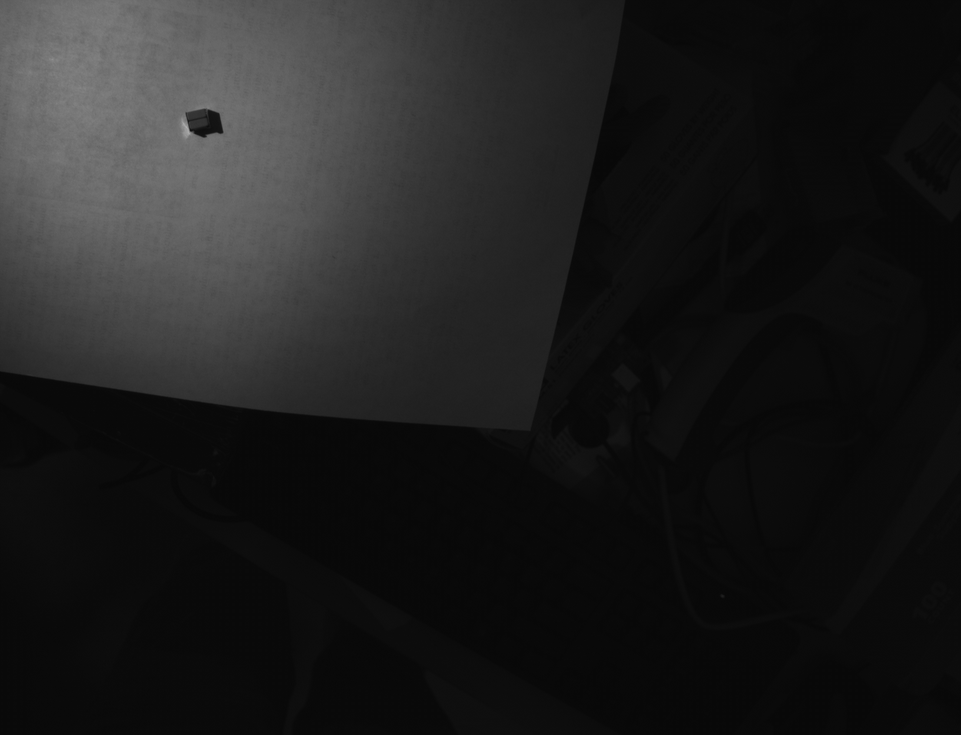
#> input picture images/snappedImage4.bmp, 961 x 735 px, shrunk from 1632 x 1248 before the run
$ python threshold-filter.py
#> lines starting #> are read from the running program, lines starting #| are printed output that depends on the picture; after the words box and inside, x2 and y2 are one past the last pixel; in counts of white or black regions, pixels touching at a corner belong together
import glob

import imageio.v3 as iio
#pip install imageio
import ipympl
#pip install ipympl
import matplotlib
import matplotlib.pyplot as plt
#pip install matplotlib
import numpy as np
#pip install numpy
import skimage as ski
#pip install scikit-image

## Make WSL work
matplotlib.use("Agg")

print("Loading the image")
shapes01 = iio.imread(uri="./images/snappedImage4.bmp")
#> shapes01 is the input picture: shape (735, 961); min 8, max 176, mean 30.1
print(shapes01.shape) #already black and white, no need to make gray
#| (735, 961)
fig, ax = plt.subplots()
plt.imshow(shapes01)
# plt.imsave("loadedimage.jpg", shapes01)
# should just be gray, no difference

print("making grayscale")
# gray_shapes = ski.color.rgb2gray(shapes01)
blurred_shapes = ski.filters.gaussian(shapes01, sigma=1.0)
fig, ax = plt.subplots()
plt.imshow(blurred_shapes, cmap="gray")
plt.imsave("./out/blurredimage.jpg", blurred_shapes, cmap="gray")
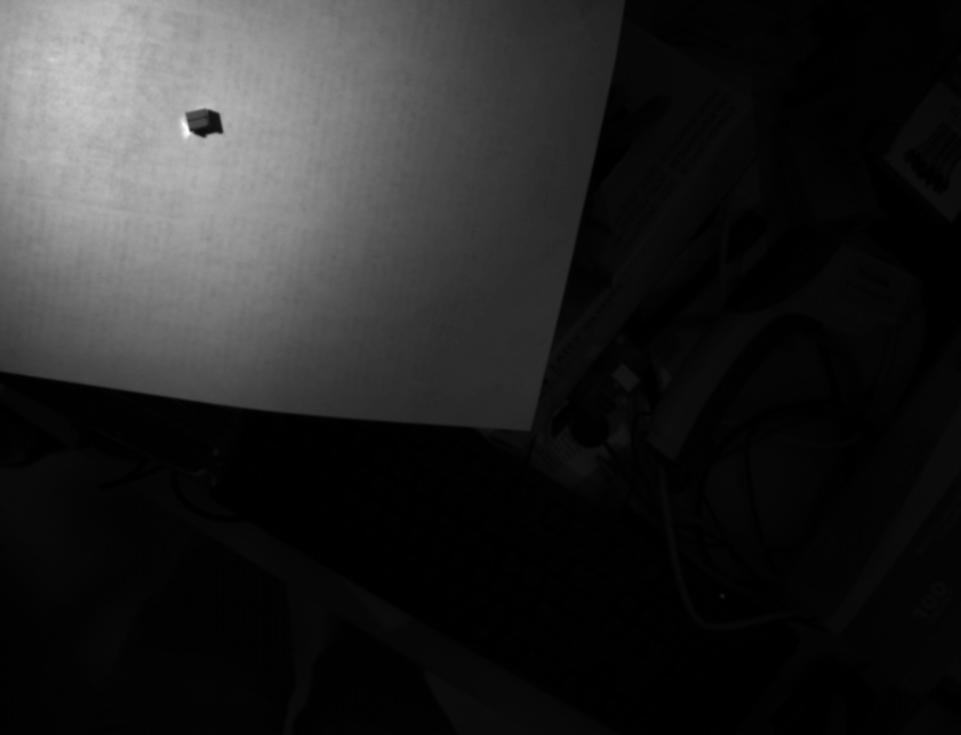
#> saved as blurredimage.jpg: shape (735, 961, 3); min 0, max 255, mean 36.8

print("making histogram")
histogram, bin_edges = np.histogram(blurred_shapes, bins=256, range=(0.0, 1.0))
#> histogram = 256 values, max 120297 at index 9, min 0 at index 0, mean 2759.1; bin_edges = 257 values from 0 to 1

fig,ax = plt.subplots()
plt.plot(bin_edges[0:-1], histogram)
plt.title("Grayscale Histogram")
plt.xlabel("grayscale value")
plt.xlabel("pixels")
plt.xlim(0, 1.0)
# plt.show()
plt.savefig("./out/histogram.jpg")
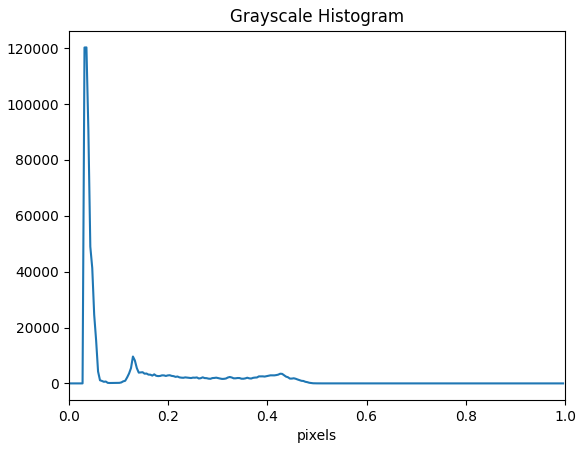
#> figure drawn by matplotlib, 1 panel; curve peaks at x = 0.0352, y = 120297

print("making masked image")
threshold = .3
#.1 too low, need to include more
#.2 a bit too low
#.3 shows the part, background weak tho
binary_mask = blurred_shapes < threshold
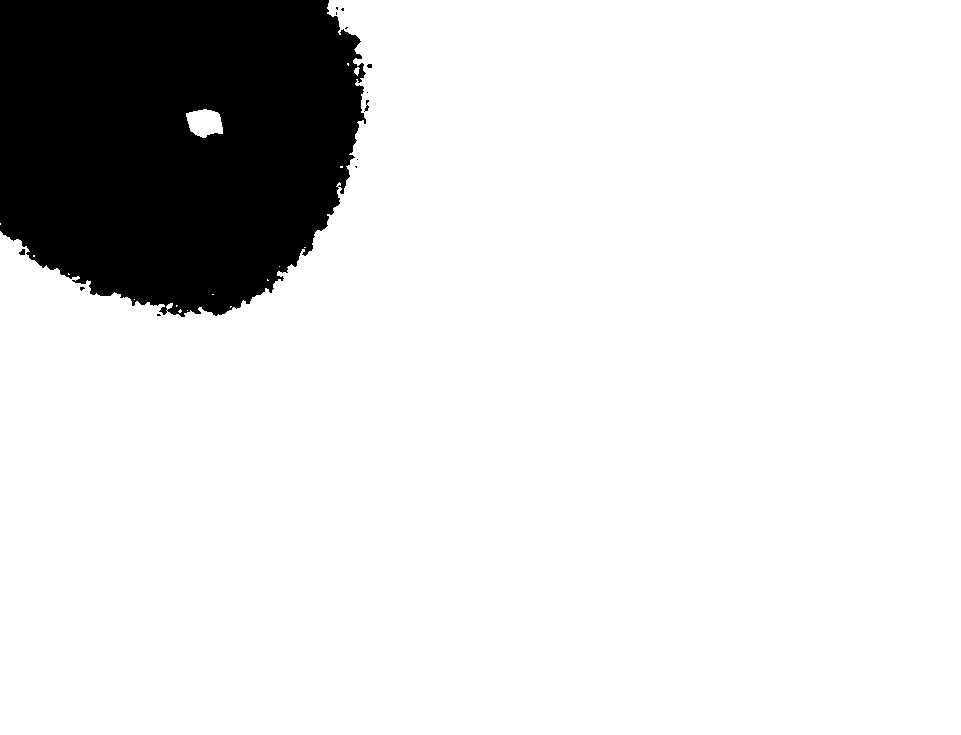
#> binary_mask: shape (735, 961) bool; 86.2% white; 13 black regions (10 under 20 px), largest, box (x1, y1, x2, y2) and area: (0, 0, 366, 317) 97296, (364, 100, 369, 112) 27, (19, 249, 25, 255) 27
plt.imsave("./out/binary_mask.jpg", binary_mask, cmap="gray")

$ run again, with images/snappedImage1.bmp copied over images/snappedImage4.bmp
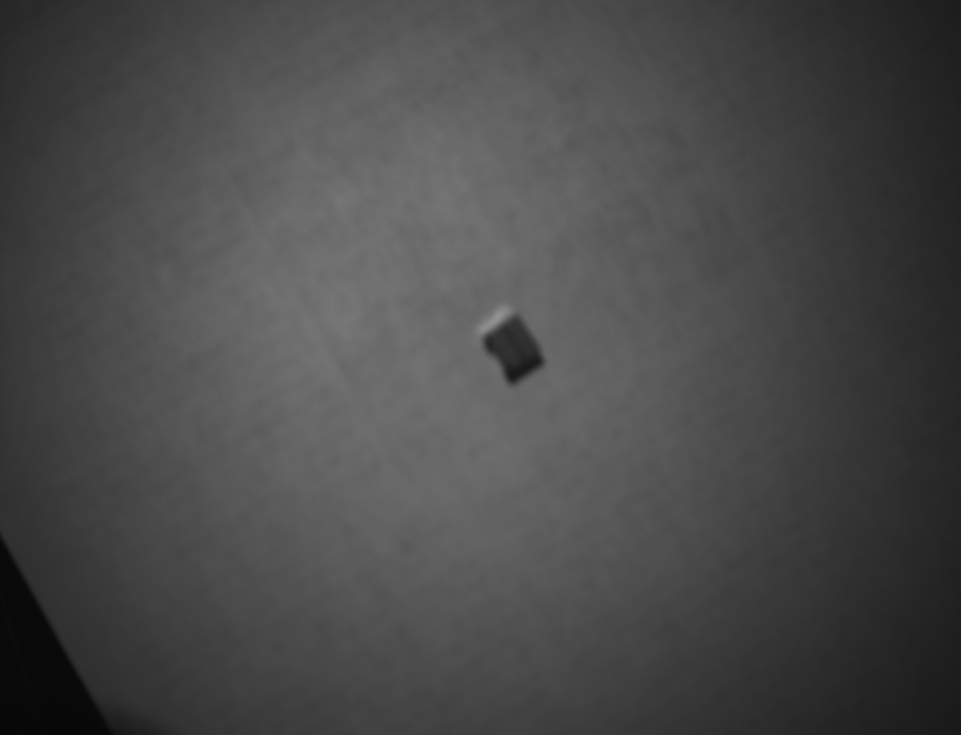
#> input picture images/snappedImage1.bmp, 961 x 735 px, shrunk from 1632 x 1248 before the run
#> shapes01 is the input picture: shape (735, 961); min 8, max 146, mean 73.9
#| (735, 961)
#> `plt.imsave("./out/blurredimage.jpg", blurred_shapes, cmap="gray")`:
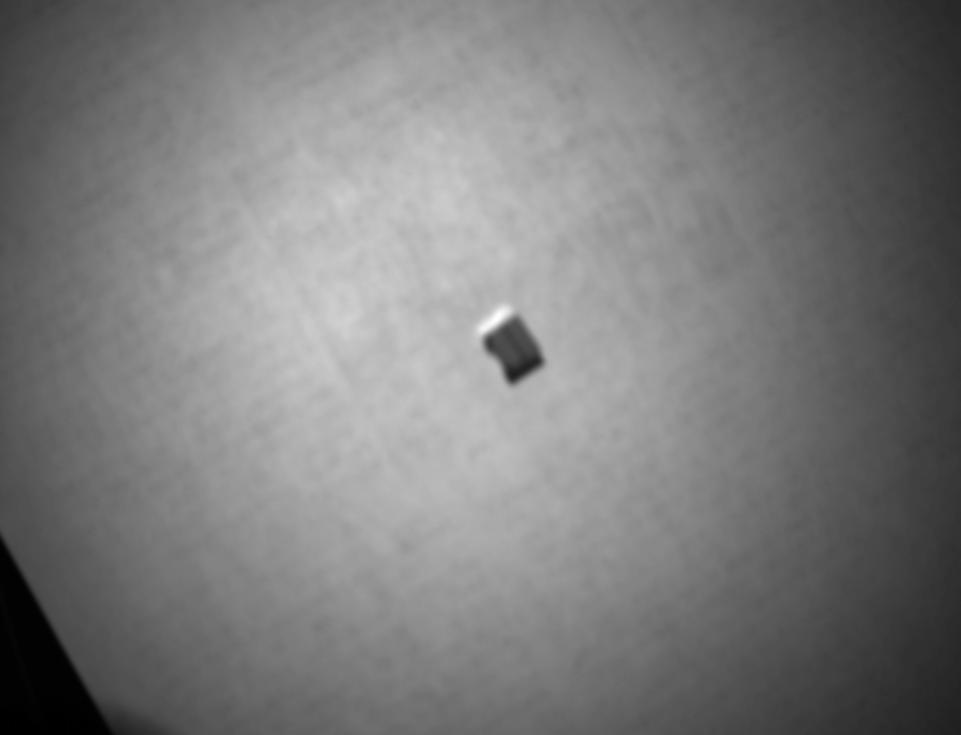
#> saved as blurredimage.jpg: shape (735, 961, 3); min 0, max 255, mean 123.5
#> histogram = 256 values, max 11490 at index 66, min 0 at index 0, mean 2759.1; bin_edges = 257 values from 0 to 1
#> `binary_mask = blurred_shapes < threshold`:
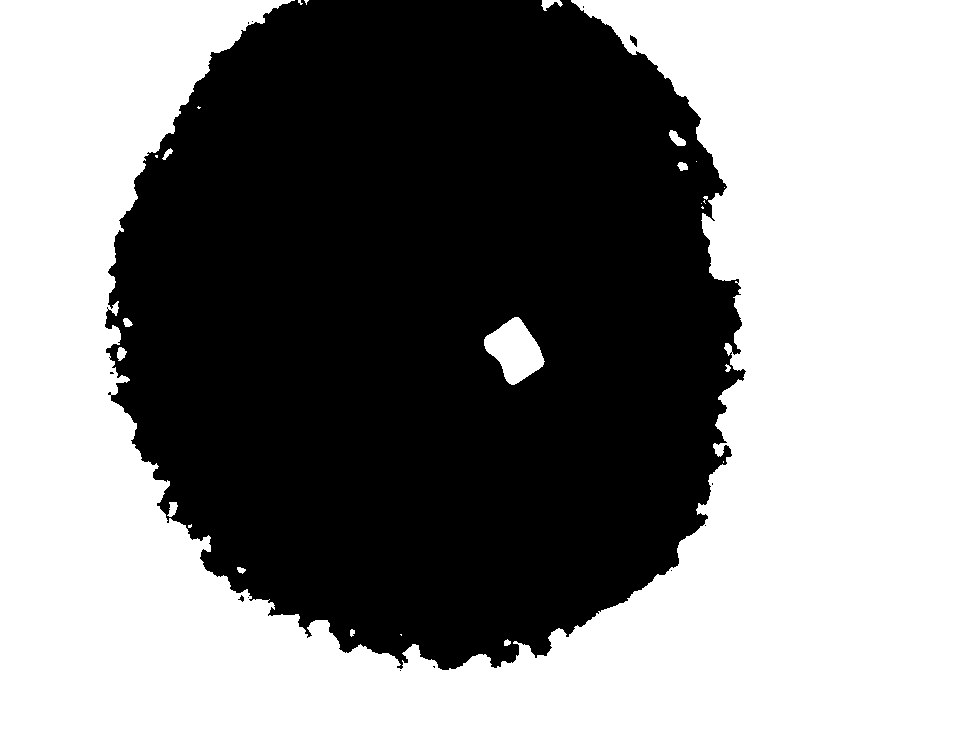
#> binary_mask: shape (735, 961) bool; 52.8% white; 13 black regions (10 under 20 px), largest, box (x1, y1, x2, y2) and area: (105, 0, 746, 670) 333595, (630, 35, 637, 47) 47, (238, 595, 244, 602) 21

$ run again, with images/snappedImage10.bmp copied over images/snappedImage4.bmp
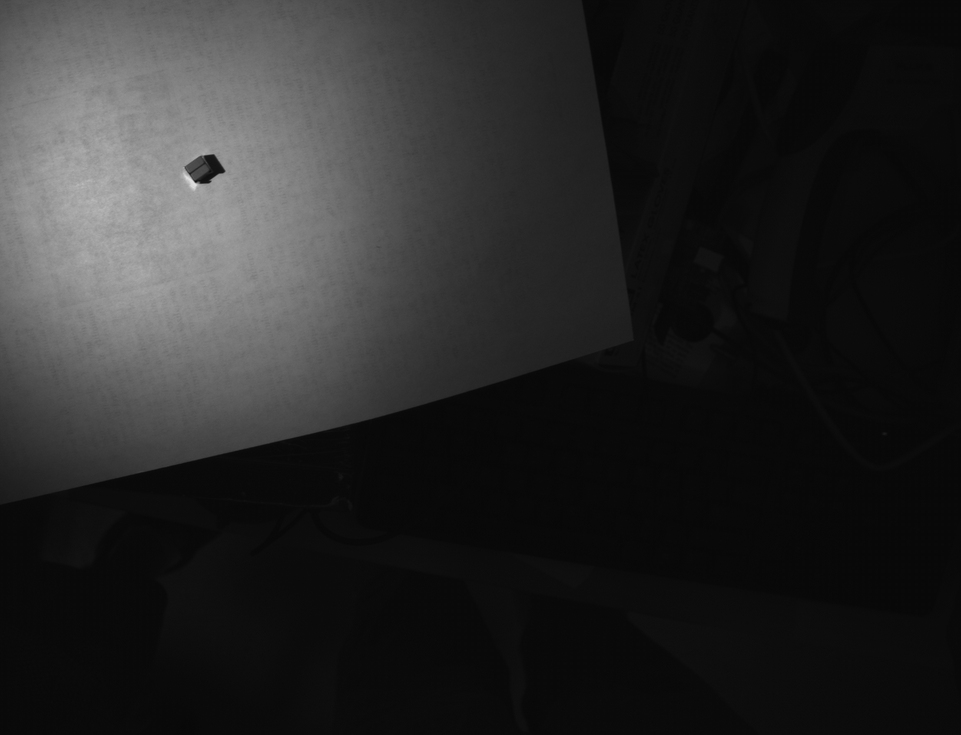
#> input picture images/snappedImage10.bmp, 961 x 735 px, shrunk from 1632 x 1248 before the run
#> shapes01 is the input picture: shape (735, 961); min 8, max 225, mean 40.3
#| (735, 961)
#> histogram = 256 values, max 120745 at index 9, min 0 at index 0, mean 2759.1; bin_edges = 257 values from 0 to 1
#> `plt.savefig("./out/histogram.jpg")`:
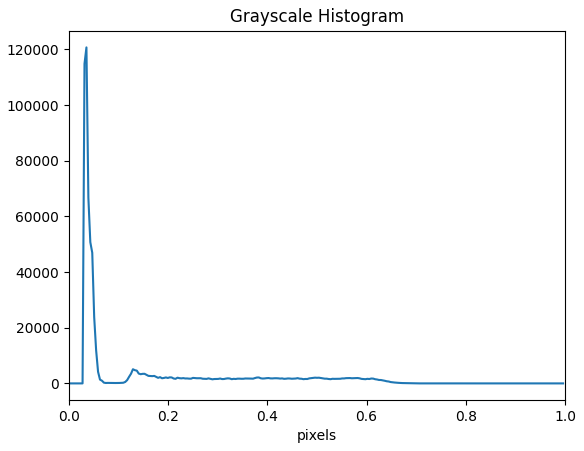
#> figure drawn by matplotlib, 1 panel; curve peaks at x = 0.0352, y = 120745
#> `binary_mask = blurred_shapes < threshold`:
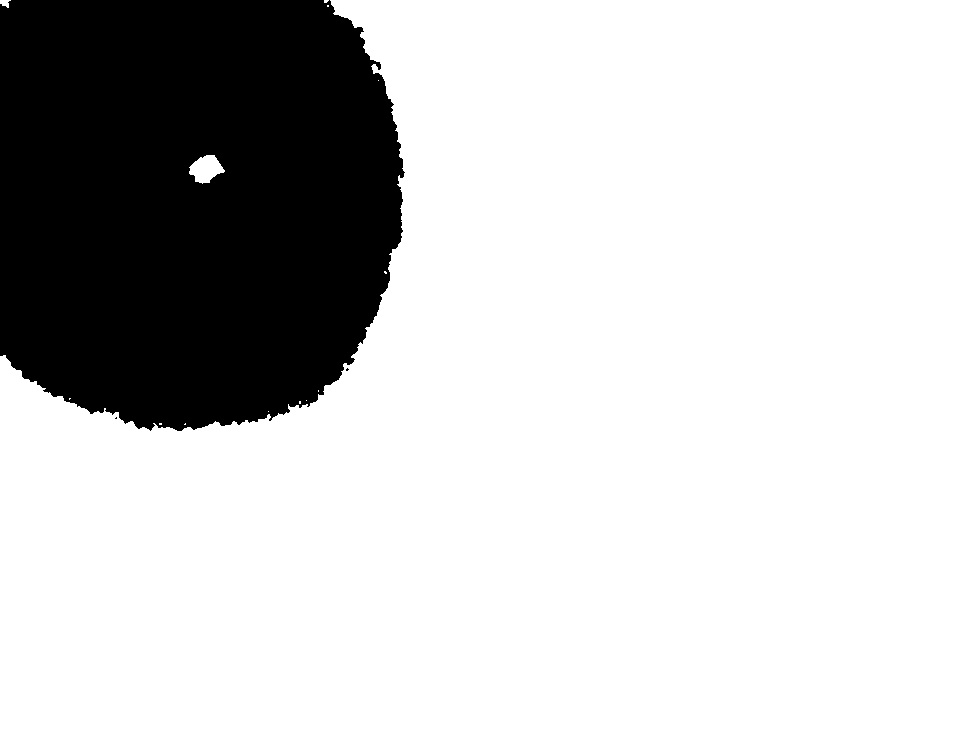
#> binary_mask: shape (735, 961) bool; 78.2% white; 3 black regions (2 under 20 px), largest, box (x1, y1, x2, y2) and area: (0, 0, 405, 431) 153816
